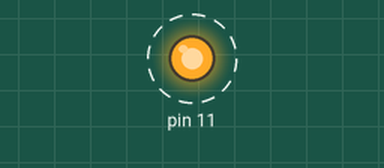
Simulated run of this program. Board: Raspberry Pi (header pin numbers). On the bench: output pins drawn as LEDs (lit = HIGH). Dashed ring = blinking. At 20.0 s the program stops and its outputs stay as they are.

Above: at 0.5 s.
Timing chart, 0 to 4.6 s (numbered marks = the images above):
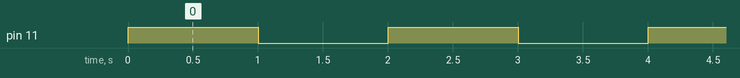

Measured:
- by itself, pin 11: alternates HIGH for 1.0 s and LOW for 1.0 s, 20 changes in all, then stays LOW

The program:

led.py
```python
#!/usr/bin/env python
# -*- coding: utf-8 -*-
__author__ = 'pengshp'

import RPi.GPIO as GPIO
import time

# BOARD编号方式，基于插座引脚编号
GPIO.setmode(GPIO.BOARD)
# 输出模式
GPIO.setup(11,GPIO.OUT)
i=10
while i > 0:
	GPIO.output(11,True) #True=GPIO.HIGH=1
	time.sleep(1)
	GPIO.output(11,0)    #False=GPIO.LOW=0
	time.sleep(1)
	i-=1
GPIO.cleanup() # 退出时清除管脚电平
```
